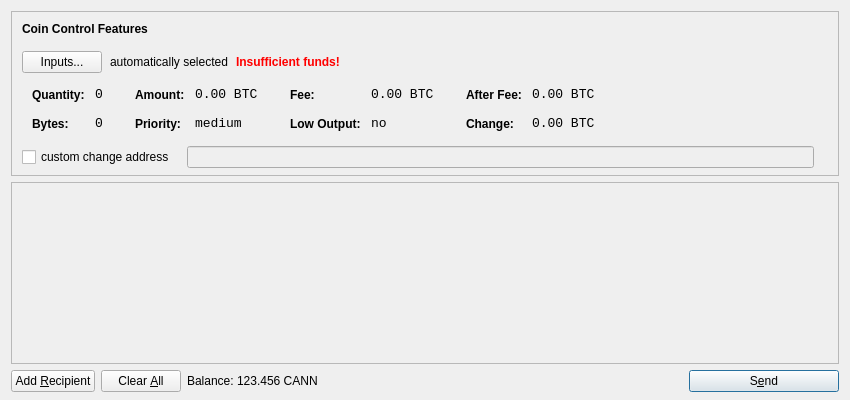
<?xml version="1.0" encoding="UTF-8"?>
<ui version="4.0">
 <class>SendCoinsDialog</class>
 <widget class="QDialog" name="SendCoinsDialog">
  <property name="geometry">
   <rect>
    <x>0</x>
    <y>0</y>
    <width>850</width>
    <height>400</height>
   </rect>
  </property>
  <property name="windowTitle">
   <string>Send Coins</string>
  </property>
  <layout class="QVBoxLayout" name="verticalLayout" stretch="0,1,0">
   <property name="bottomMargin">
    <number>8</number>
   </property>
   <item>
    <widget class="QFrame" name="frameCoinControl">
     <property name="sizePolicy">
      <sizepolicy hsizetype="Expanding" vsizetype="Expanding">
       <horstretch>0</horstretch>
       <verstretch>0</verstretch>
      </sizepolicy>
     </property>
     <property name="maximumSize">
      <size>
       <width>16777215</width>
       <height>16777215</height>
      </size>
     </property>
     <property name="frameShape">
      <enum>QFrame::StyledPanel</enum>
     </property>
     <property name="frameShadow">
      <enum>QFrame::Sunken</enum>
     </property>
     <layout class="QVBoxLayout" name="verticalLayoutCoinControl2">
      <property name="spacing">
       <number>-1</number>
      </property>
      <property name="leftMargin">
       <number>0</number>
      </property>
      <property name="topMargin">
       <number>0</number>
      </property>
      <property name="rightMargin">
       <number>0</number>
      </property>
      <property name="bottomMargin">
       <number>6</number>
      </property>
      <item>
       <layout class="QVBoxLayout" name="verticalLayoutCoinControl" stretch="0,0,0,0,1">
        <property name="spacing">
         <number>0</number>
        </property>
        <property name="leftMargin">
         <number>10</number>
        </property>
        <property name="topMargin">
         <number>10</number>
        </property>
        <item>
         <layout class="QHBoxLayout" name="horizontalLayoutCoinControl1">
          <property name="bottomMargin">
           <number>15</number>
          </property>
          <item>
           <widget class="QLabel" name="labelCoinControlFeatures">
            <property name="sizePolicy">
             <sizepolicy hsizetype="Preferred" vsizetype="Maximum">
              <horstretch>0</horstretch>
              <verstretch>0</verstretch>
             </sizepolicy>
            </property>
            <property name="font">
             <font>
              <weight>75</weight>
              <bold>true</bold>
             </font>
            </property>
            <property name="styleSheet">
             <string notr="true">font-weight:bold;</string>
            </property>
            <property name="text">
             <string>Coin Control Features</string>
            </property>
           </widget>
          </item>
         </layout>
        </item>
        <item>
         <layout class="QHBoxLayout" name="horizontalLayoutCoinControl2" stretch="0,0,0,0">
          <property name="spacing">
           <number>8</number>
          </property>
          <property name="bottomMargin">
           <number>10</number>
          </property>
          <item>
           <widget class="QPushButton" name="pushButtonCoinControl">
            <property name="styleSheet">
             <string notr="true"/>
            </property>
            <property name="text">
             <string>Inputs...</string>
            </property>
           </widget>
          </item>
          <item>
           <widget class="QLabel" name="labelCoinControlAutomaticallySelected">
            <property name="text">
             <string>automatically selected</string>
            </property>
            <property name="margin">
             <number>5</number>
            </property>
           </widget>
          </item>
          <item>
           <widget class="QLabel" name="labelCoinControlInsuffFunds">
            <property name="font">
             <font>
              <weight>75</weight>
              <bold>true</bold>
             </font>
            </property>
            <property name="styleSheet">
             <string notr="true">color:red;font-weight:bold;</string>
            </property>
            <property name="text">
             <string>Insufficient funds!</string>
            </property>
            <property name="margin">
             <number>5</number>
            </property>
           </widget>
          </item>
          <item>
           <spacer name="horizontalSpacerCoinControl">
            <property name="orientation">
             <enum>Qt::Horizontal</enum>
            </property>
            <property name="sizeHint" stdset="0">
             <size>
              <width>40</width>
              <height>1</height>
             </size>
            </property>
           </spacer>
          </item>
         </layout>
        </item>
        <item>
         <widget class="QWidget" name="widgetCoinControl" native="true">
          <property name="sizePolicy">
           <sizepolicy hsizetype="Preferred" vsizetype="Preferred">
            <horstretch>0</horstretch>
            <verstretch>0</verstretch>
           </sizepolicy>
          </property>
          <property name="minimumSize">
           <size>
            <width>0</width>
            <height>0</height>
           </size>
          </property>
          <property name="styleSheet">
           <string notr="true"/>
          </property>
          <layout class="QHBoxLayout" name="horizontalLayoutCoinControl5">
           <property name="margin">
            <number>0</number>
           </property>
           <item>
            <layout class="QHBoxLayout" name="horizontalLayoutCoinControl3" stretch="0,0,0,1">
             <property name="spacing">
              <number>20</number>
             </property>
             <property name="topMargin">
              <number>0</number>
             </property>
             <property name="bottomMargin">
              <number>10</number>
             </property>
             <item>
              <layout class="QFormLayout" name="formLayoutCoinControl1">
               <property name="horizontalSpacing">
                <number>10</number>
               </property>
               <property name="verticalSpacing">
                <number>14</number>
               </property>
               <property name="leftMargin">
                <number>10</number>
               </property>
               <property name="topMargin">
                <number>4</number>
               </property>
               <property name="rightMargin">
                <number>6</number>
               </property>
               <item row="0" column="0">
                <widget class="QLabel" name="labelCoinControlQuantityText">
                 <property name="styleSheet">
                  <string notr="true">font-weight:bold;</string>
                 </property>
                 <property name="text">
                  <string>Quantity:</string>
                 </property>
                 <property name="margin">
                  <number>0</number>
                 </property>
                </widget>
               </item>
               <item row="0" column="1">
                <widget class="QLabel" name="labelCoinControlQuantity">
                 <property name="font">
                  <font>
                   <family>Monospace</family>
                   <pointsize>10</pointsize>
                  </font>
                 </property>
                 <property name="cursor">
                  <cursorShape>IBeamCursor</cursorShape>
                 </property>
                 <property name="contextMenuPolicy">
                  <enum>Qt::ActionsContextMenu</enum>
                 </property>
                 <property name="text">
                  <string notr="true">0</string>
                 </property>
                 <property name="margin">
                  <number>0</number>
                 </property>
                 <property name="textInteractionFlags">
                  <set>Qt::LinksAccessibleByMouse|Qt::TextSelectableByKeyboard|Qt::TextSelectableByMouse</set>
                 </property>
                </widget>
               </item>
               <item row="1" column="0">
                <widget class="QLabel" name="labelCoinControlBytesText">
                 <property name="styleSheet">
                  <string notr="true">font-weight:bold;</string>
                 </property>
                 <property name="text">
                  <string>Bytes:</string>
                 </property>
                </widget>
               </item>
               <item row="1" column="1">
                <widget class="QLabel" name="labelCoinControlBytes">
                 <property name="font">
                  <font>
                   <family>Monospace</family>
                   <pointsize>10</pointsize>
                  </font>
                 </property>
                 <property name="cursor">
                  <cursorShape>IBeamCursor</cursorShape>
                 </property>
                 <property name="contextMenuPolicy">
                  <enum>Qt::ActionsContextMenu</enum>
                 </property>
                 <property name="text">
                  <string notr="true">0</string>
                 </property>
                 <property name="textInteractionFlags">
                  <set>Qt::LinksAccessibleByMouse|Qt::TextSelectableByKeyboard|Qt::TextSelectableByMouse</set>
                 </property>
                </widget>
               </item>
              </layout>
             </item>
             <item>
              <layout class="QFormLayout" name="formLayoutCoinControl2">
               <property name="horizontalSpacing">
                <number>10</number>
               </property>
               <property name="verticalSpacing">
                <number>14</number>
               </property>
               <property name="leftMargin">
                <number>6</number>
               </property>
               <property name="topMargin">
                <number>4</number>
               </property>
               <property name="rightMargin">
                <number>6</number>
               </property>
               <item row="0" column="0">
                <widget class="QLabel" name="labelCoinControlAmountText">
                 <property name="styleSheet">
                  <string notr="true">font-weight:bold;</string>
                 </property>
                 <property name="text">
                  <string>Amount:</string>
                 </property>
                 <property name="margin">
                  <number>0</number>
                 </property>
                </widget>
               </item>
               <item row="0" column="1">
                <widget class="QLabel" name="labelCoinControlAmount">
                 <property name="font">
                  <font>
                   <family>Monospace</family>
                   <pointsize>10</pointsize>
                  </font>
                 </property>
                 <property name="cursor">
                  <cursorShape>IBeamCursor</cursorShape>
                 </property>
                 <property name="contextMenuPolicy">
                  <enum>Qt::ActionsContextMenu</enum>
                 </property>
                 <property name="text">
                  <string notr="true">0.00 BTC</string>
                 </property>
                 <property name="textInteractionFlags">
                  <set>Qt::LinksAccessibleByMouse|Qt::TextSelectableByKeyboard|Qt::TextSelectableByMouse</set>
                 </property>
                </widget>
               </item>
               <item row="1" column="0">
                <widget class="QLabel" name="labelCoinControlPriorityText">
                 <property name="styleSheet">
                  <string notr="true">font-weight:bold;</string>
                 </property>
                 <property name="text">
                  <string>Priority:</string>
                 </property>
                </widget>
               </item>
               <item row="1" column="1">
                <widget class="QLabel" name="labelCoinControlPriority">
                 <property name="font">
                  <font>
                   <family>Monospace</family>
                   <pointsize>10</pointsize>
                  </font>
                 </property>
                 <property name="cursor">
                  <cursorShape>IBeamCursor</cursorShape>
                 </property>
                 <property name="contextMenuPolicy">
                  <enum>Qt::ActionsContextMenu</enum>
                 </property>
                 <property name="text">
                  <string>medium</string>
                 </property>
                 <property name="textInteractionFlags">
                  <set>Qt::LinksAccessibleByMouse|Qt::TextSelectableByKeyboard|Qt::TextSelectableByMouse</set>
                 </property>
                </widget>
               </item>
              </layout>
             </item>
             <item>
              <layout class="QFormLayout" name="formLayoutCoinControl3">
               <property name="horizontalSpacing">
                <number>10</number>
               </property>
               <property name="verticalSpacing">
                <number>14</number>
               </property>
               <property name="leftMargin">
                <number>6</number>
               </property>
               <property name="topMargin">
                <number>4</number>
               </property>
               <property name="rightMargin">
                <number>6</number>
               </property>
               <item row="0" column="0">
                <widget class="QLabel" name="labelCoinControlFeeText">
                 <property name="styleSheet">
                  <string notr="true">font-weight:bold;</string>
                 </property>
                 <property name="text">
                  <string>Fee:</string>
                 </property>
                 <property name="margin">
                  <number>0</number>
                 </property>
                </widget>
               </item>
               <item row="0" column="1">
                <widget class="QLabel" name="labelCoinControlFee">
                 <property name="font">
                  <font>
                   <family>Monospace</family>
                   <pointsize>10</pointsize>
                  </font>
                 </property>
                 <property name="cursor">
                  <cursorShape>IBeamCursor</cursorShape>
                 </property>
                 <property name="contextMenuPolicy">
                  <enum>Qt::ActionsContextMenu</enum>
                 </property>
                 <property name="text">
                  <string notr="true">0.00 BTC</string>
                 </property>
                 <property name="textInteractionFlags">
                  <set>Qt::LinksAccessibleByMouse|Qt::TextSelectableByKeyboard|Qt::TextSelectableByMouse</set>
                 </property>
                </widget>
               </item>
               <item row="1" column="0">
                <widget class="QLabel" name="labelCoinControlLowOutputText">
                 <property name="styleSheet">
                  <string notr="true">font-weight:bold;</string>
                 </property>
                 <property name="text">
                  <string>Low Output:</string>
                 </property>
                </widget>
               </item>
               <item row="1" column="1">
                <widget class="QLabel" name="labelCoinControlLowOutput">
                 <property name="font">
                  <font>
                   <family>Monospace</family>
                   <pointsize>10</pointsize>
                  </font>
                 </property>
                 <property name="cursor">
                  <cursorShape>IBeamCursor</cursorShape>
                 </property>
                 <property name="contextMenuPolicy">
                  <enum>Qt::ActionsContextMenu</enum>
                 </property>
                 <property name="text">
                  <string>no</string>
                 </property>
                 <property name="textInteractionFlags">
                  <set>Qt::LinksAccessibleByMouse|Qt::TextSelectableByKeyboard|Qt::TextSelectableByMouse</set>
                 </property>
                </widget>
               </item>
              </layout>
             </item>
             <item>
              <layout class="QFormLayout" name="formLayoutCoinControl4">
               <property name="horizontalSpacing">
                <number>10</number>
               </property>
               <property name="verticalSpacing">
                <number>14</number>
               </property>
               <property name="leftMargin">
                <number>6</number>
               </property>
               <property name="topMargin">
                <number>4</number>
               </property>
               <property name="rightMargin">
                <number>6</number>
               </property>
               <item row="0" column="0">
                <widget class="QLabel" name="labelCoinControlAfterFeeText">
                 <property name="styleSheet">
                  <string notr="true">font-weight:bold;</string>
                 </property>
                 <property name="text">
                  <string>After Fee:</string>
                 </property>
                 <property name="margin">
                  <number>0</number>
                 </property>
                </widget>
               </item>
               <item row="0" column="1">
                <widget class="QLabel" name="labelCoinControlAfterFee">
                 <property name="font">
                  <font>
                   <family>Monospace</family>
                   <pointsize>10</pointsize>
                  </font>
                 </property>
                 <property name="cursor">
                  <cursorShape>IBeamCursor</cursorShape>
                 </property>
                 <property name="contextMenuPolicy">
                  <enum>Qt::ActionsContextMenu</enum>
                 </property>
                 <property name="text">
                  <string notr="true">0.00 BTC</string>
                 </property>
                 <property name="textInteractionFlags">
                  <set>Qt::LinksAccessibleByMouse|Qt::TextSelectableByKeyboard|Qt::TextSelectableByMouse</set>
                 </property>
                </widget>
               </item>
               <item row="1" column="0">
                <widget class="QLabel" name="labelCoinControlChangeText">
                 <property name="styleSheet">
                  <string notr="true">font-weight:bold;</string>
                 </property>
                 <property name="text">
                  <string>Change:</string>
                 </property>
                </widget>
               </item>
               <item row="1" column="1">
                <widget class="QLabel" name="labelCoinControlChange">
                 <property name="font">
                  <font>
                   <family>Monospace</family>
                   <pointsize>10</pointsize>
                  </font>
                 </property>
                 <property name="cursor">
                  <cursorShape>IBeamCursor</cursorShape>
                 </property>
                 <property name="contextMenuPolicy">
                  <enum>Qt::ActionsContextMenu</enum>
                 </property>
                 <property name="text">
                  <string notr="true">0.00 BTC</string>
                 </property>
                 <property name="textInteractionFlags">
                  <set>Qt::LinksAccessibleByMouse|Qt::TextSelectableByKeyboard|Qt::TextSelectableByMouse</set>
                 </property>
                </widget>
               </item>
              </layout>
             </item>
            </layout>
           </item>
          </layout>
         </widget>
        </item>
        <item>
         <layout class="QHBoxLayout" name="horizontalLayoutCoinControl4" stretch="0,0,0">
          <property name="spacing">
           <number>12</number>
          </property>
          <property name="sizeConstraint">
           <enum>QLayout::SetDefaultConstraint</enum>
          </property>
          <property name="topMargin">
           <number>5</number>
          </property>
          <property name="rightMargin">
           <number>5</number>
          </property>
          <item>
           <widget class="QCheckBox" name="checkBoxCoinControlChange">
            <property name="text">
             <string>custom change address</string>
            </property>
           </widget>
          </item>
          <item>
           <widget class="QLineEdit" name="lineEditCoinControlChange">
            <property name="enabled">
             <bool>false</bool>
            </property>
            <property name="sizePolicy">
             <sizepolicy hsizetype="Expanding" vsizetype="Fixed">
              <horstretch>0</horstretch>
              <verstretch>0</verstretch>
             </sizepolicy>
            </property>
           </widget>
          </item>
          <item>
           <widget class="QLabel" name="labelCoinControlChangeLabel">
            <property name="sizePolicy">
             <sizepolicy hsizetype="Preferred" vsizetype="Expanding">
              <horstretch>0</horstretch>
              <verstretch>0</verstretch>
             </sizepolicy>
            </property>
            <property name="minimumSize">
             <size>
              <width>0</width>
              <height>0</height>
             </size>
            </property>
            <property name="text">
             <string/>
            </property>
            <property name="margin">
             <number>3</number>
            </property>
           </widget>
          </item>
         </layout>
        </item>
        <item>
         <spacer name="verticalSpacerCoinControl">
          <property name="orientation">
           <enum>Qt::Vertical</enum>
          </property>
          <property name="sizeHint" stdset="0">
           <size>
            <width>800</width>
            <height>1</height>
           </size>
          </property>
         </spacer>
        </item>
       </layout>
      </item>
     </layout>
    </widget>
   </item>
   <item>
    <widget class="QScrollArea" name="scrollArea">
     <property name="widgetResizable">
      <bool>true</bool>
     </property>
     <widget class="QWidget" name="scrollAreaWidgetContents">
      <property name="geometry">
       <rect>
        <x>0</x>
        <y>0</y>
        <width>830</width>
        <height>165</height>
       </rect>
      </property>
      <layout class="QVBoxLayout" name="verticalLayout_2">
       <property name="margin">
        <number>0</number>
       </property>
       <item>
        <layout class="QVBoxLayout" name="entries">
         <property name="spacing">
          <number>6</number>
         </property>
        </layout>
       </item>
       <item>
        <spacer name="verticalSpacer">
         <property name="orientation">
          <enum>Qt::Vertical</enum>
         </property>
         <property name="sizeHint" stdset="0">
          <size>
           <width>20</width>
           <height>40</height>
          </size>
         </property>
        </spacer>
       </item>
      </layout>
     </widget>
    </widget>
   </item>
   <item>
    <layout class="QHBoxLayout" name="horizontalLayout">
     <item>
      <widget class="QPushButton" name="addButton">
       <property name="toolTip">
        <string>Send to multiple recipients at once</string>
       </property>
       <property name="text">
        <string>Add &amp;Recipient</string>
       </property>
       <property name="icon">
        <iconset resource="../bitcoin.qrc">
         <normaloff>:/icons/add</normaloff>:/icons/add</iconset>
       </property>
       <property name="autoDefault">
        <bool>false</bool>
       </property>
      </widget>
     </item>
     <item>
      <widget class="QPushButton" name="clearButton">
       <property name="sizePolicy">
        <sizepolicy hsizetype="Minimum" vsizetype="Fixed">
         <horstretch>0</horstretch>
         <verstretch>0</verstretch>
        </sizepolicy>
       </property>
       <property name="toolTip">
        <string>Remove all transaction fields</string>
       </property>
       <property name="text">
        <string>Clear &amp;All</string>
       </property>
       <property name="icon">
        <iconset resource="../bitcoin.qrc">
         <normaloff>:/icons/remove</normaloff>:/icons/remove</iconset>
       </property>
       <property name="autoRepeatDelay">
        <number>300</number>
       </property>
       <property name="autoDefault">
        <bool>false</bool>
       </property>
      </widget>
     </item>
     <item>
      <layout class="QHBoxLayout" name="horizontalLayout_2">
       <property name="spacing">
        <number>3</number>
       </property>
       <item>
        <widget class="QLabel" name="label">
         <property name="text">
          <string>Balance:</string>
         </property>
        </widget>
       </item>
       <item>
        <widget class="QLabel" name="labelBalance">
         <property name="cursor">
          <cursorShape>IBeamCursor</cursorShape>
         </property>
         <property name="text">
          <string>123.456 CANN</string>
         </property>
         <property name="textInteractionFlags">
          <set>Qt::LinksAccessibleByMouse|Qt::TextSelectableByKeyboard|Qt::TextSelectableByMouse</set>
         </property>
        </widget>
       </item>
      </layout>
     </item>
     <item>
      <spacer name="horizontalSpacer">
       <property name="orientation">
        <enum>Qt::Horizontal</enum>
       </property>
       <property name="sizeHint" stdset="0">
        <size>
         <width>40</width>
         <height>20</height>
        </size>
       </property>
      </spacer>
     </item>
     <item>
      <widget class="QPushButton" name="sendButton">
       <property name="minimumSize">
        <size>
         <width>150</width>
         <height>0</height>
        </size>
       </property>
       <property name="toolTip">
        <string>Confirm the send action</string>
       </property>
       <property name="text">
        <string>S&amp;end</string>
       </property>
       <property name="icon">
        <iconset resource="../bitcoin.qrc">
         <normaloff>:/icons/send</normaloff>:/icons/send</iconset>
       </property>
       <property name="default">
        <bool>true</bool>
       </property>
      </widget>
     </item>
    </layout>
   </item>
  </layout>
 </widget>
 <resources>
  <include location="../bitcoin.qrc"/>
 </resources>
 <connections/>
</ui>
